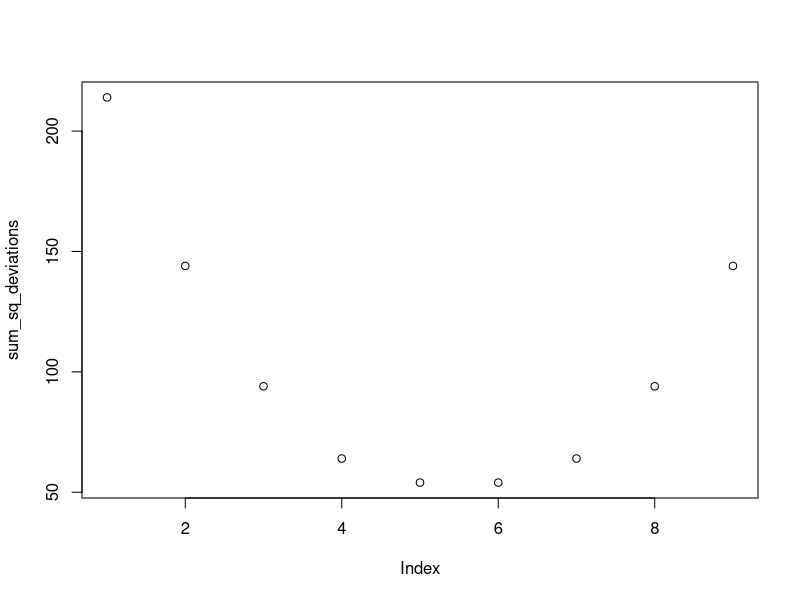

This chart was generated by the following R code:
## ---- chunk 1
knitr::opts_chunk$set(echo = TRUE)
## ---- chunk 2
scores <- c(2,4,5,6,3,8,4,9,2,7)

numbers_to_test <- c(1,2,3,4:mean(scores),5,6,7,8)

sum_sq_deviations <-c() # create an empty vector to store sums
for(i in 1:length(numbers_to_test)) {
  sum_sq_deviations[i] <- sum((scores-numbers_to_test[i])^2)
}

sum_sq_deviations
plot(sum_sq_deviations)
## ---- chunk 3

